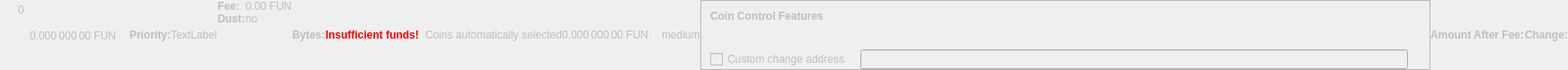
    <widget class="QWidget" name="dummyHideWidget" native="true">
     <property name="enabled">
      <bool>false</bool>
     </property>
     <property name="maximumSize">
      <size>
       <width>100</width>
       <height>22</height>
      </size>
     </property>
     <layout class="QHBoxLayout" name="dummyHideLayout">
      <property name="spacing">
       <number>0</number>
      </property>
      <property name="leftMargin">
       <number>0</number>
      </property>
      <property name="topMargin">
       <number>0</number>
      </property>
      <property name="rightMargin">
       <number>0</number>
      </property>
      <property name="bottomMargin">
       <number>0</number>
      </property>
      <item>
       <layout class="QFormLayout" name="formLayoutCoinControl1">
        <property name="horizontalSpacing">
         <number>10</number>
        </property>
        <property name="verticalSpacing">
         <number>14</number>
        </property>
        <property name="leftMargin">
         <number>10</number>
        </property>
        <property name="topMargin">
         <number>4</number>
        </property>
        <property name="rightMargin">
         <number>6</number>
        </property>
        <item row="0" column="1">
         <widget class="QLabel" name="labelCoinControlBytes">
          <property name="cursor">
           <cursorShape>IBeamCursor</cursorShape>
          </property>
          <property name="contextMenuPolicy">
           <enum>Qt::ActionsContextMenu</enum>
          </property>
          <property name="text">
           <string notr="true">0</string>
          </property>
          <property name="textInteractionFlags">
           <set>Qt::LinksAccessibleByMouse|Qt::TextSelectableByKeyboard|Qt::TextSelectableByMouse</set>
          </property>
         </widget>
        </item>
       </layout>
      </item>
      <item>
       <widget class="QLabel" name="labelCoinControlAfterFee">
        <property name="enabled">
         <bool>false</bool>
        </property>
        <property name="sizePolicy">
         <sizepolicy hsizetype="Fixed" vsizetype="Fixed">
          <horstretch>0</horstretch>
          <verstretch>0</verstretch>
         </sizepolicy>
        </property>
        <property name="minimumSize">
         <size>
          <width>111</width>
          <height>12</height>
         </size>
        </property>
        <property name="maximumSize">
         <size>
          <width>111</width>
          <height>12</height>
         </size>
        </property>
        <property name="cursor">
         <cursorShape>IBeamCursor</cursorShape>
        </property>
        <property name="contextMenuPolicy">
         <enum>Qt::ActionsContextMenu</enum>
        </property>
        <property name="text">
         <string notr="true">0.000 000 00 FUN</string>
        </property>
        <property name="textInteractionFlags">
         <set>Qt::LinksAccessibleByMouse|Qt::TextSelectableByKeyboard|Qt::TextSelectableByMouse</set>
        </property>
       </widget>
      </item>
      <item>
       <widget class="QLabel" name="labelCoinControlPriorityText">
        <property name="enabled">
         <bool>false</bool>
        </property>
        <property name="font">
         <font>
          <weight>75</weight>
          <bold>true</bold>
         </font>
        </property>
        <property name="text">
         <string>Priority:</string>
        </property>
       </widget>
      </item>
      <item>
       <layout class="QHBoxLayout" name="horizontalLayout">
        <item>
         <widget class="QLabel" name="WarningLabel">
          <property name="text">
           <string>TextLabel</string>
          </property>
         </widget>
        </item>
       </layout>
      </item>
      <item>
       <layout class="QFormLayout" name="formLayoutCoinControl3">
        <property name="horizontalSpacing">
         <number>0</number>
        </property>
        <property name="verticalSpacing">
         <number>0</number>
        </property>
        <property name="leftMargin">
         <number>0</number>
        </property>
        <property name="topMargin">
         <number>0</number>
        </property>
        <property name="rightMargin">
         <number>0</number>
        </property>
        <item row="0" column="0">
         <widget class="QLabel" name="labelCoinControlFeeText">
          <property name="enabled">
           <bool>false</bool>
          </property>
          <property name="font">
           <font>
            <weight>75</weight>
            <bold>true</bold>
           </font>
          </property>
          <property name="text">
           <string>Fee:</string>
          </property>
          <property name="margin">
           <number>0</number>
          </property>
         </widget>
        </item>
        <item row="0" column="1">
         <widget class="QLabel" name="labelCoinControlFee">
          <property name="enabled">
           <bool>false</bool>
          </property>
          <property name="cursor">
           <cursorShape>IBeamCursor</cursorShape>
          </property>
          <property name="contextMenuPolicy">
           <enum>Qt::ActionsContextMenu</enum>
          </property>
          <property name="text">
           <string notr="true">0.00 FUN</string>
          </property>
          <property name="textInteractionFlags">
           <set>Qt::LinksAccessibleByMouse|Qt::TextSelectableByKeyboard|Qt::TextSelectableByMouse</set>
          </property>
         </widget>
        </item>
        <item row="1" column="0">
         <widget class="QLabel" name="labelCoinControlLowOutputText">
          <property name="enabled">
           <bool>false</bool>
          </property>
          <property name="font">
           <font>
            <weight>75</weight>
            <bold>true</bold>
           </font>
          </property>
          <property name="text">
           <string>Dust:</string>
          </property>
         </widget>
        </item>
        <item row="1" column="1">
         <widget class="QLabel" name="labelCoinControlLowOutput">
          <property name="enabled">
           <bool>false</bool>
          </property>
          <property name="cursor">
           <cursorShape>IBeamCursor</cursorShape>
          </property>
          <property name="contextMenuPolicy">
           <enum>Qt::ActionsContextMenu</enum>
          </property>
          <property name="text">
           <string>no</string>
          </property>
          <property name="textInteractionFlags">
           <set>Qt::LinksAccessibleByMouse|Qt::TextSelectableByKeyboard|Qt::TextSelectableByMouse</set>
          </property>
         </widget>
        </item>
       </layout>
      </item>
      <item>
       <widget class="QLabel" name="labelCoinControlBytesText">
        <property name="enabled">
         <bool>false</bool>
        </property>
        <property name="font">
         <font>
          <weight>75</weight>
          <bold>true</bold>
         </font>
        </property>
        <property name="text">
         <string>Bytes:</string>
        </property>
       </widget>
      </item>
      <item>
       <layout class="QFormLayout" name="formLayoutCoinControl2">
        <property name="horizontalSpacing">
         <number>0</number>
        </property>
        <property name="verticalSpacing">
         <number>0</number>
        </property>
        <property name="leftMargin">
         <number>0</number>
        </property>
        <property name="topMargin">
         <number>0</number>
        </property>
        <property name="rightMargin">
         <number>0</number>
        </property>
       </layout>
      </item>
      <item>
       <layout class="QHBoxLayout" name="horizontalLayoutCoinControl2">
        <property name="spacing">
         <number>0</number>
        </property>
        <property name="bottomMargin">
         <number>0</number>
        </property>
       </layout>
      </item>
      <item>
       <widget class="QLabel" name="labelCoinControlInsuffFunds">
        <property name="enabled">
         <bool>false</bool>
        </property>
        <property name="minimumSize">
         <size>
          <width>0</width>
          <height>0</height>
         </size>
        </property>
        <property name="font">
         <font>
          <weight>75</weight>
          <bold>true</bold>
         </font>
        </property>
        <property name="styleSheet">
         <string notr="true">color:red;font-weight:bold;</string>
        </property>
        <property name="text">
         <string>Insufficient funds!</string>
        </property>
        <property name="margin">
         <number>5</number>
        </property>
       </widget>
      </item>
      <item>
       <layout class="QFormLayout" name="formLayoutCoinControl4">
        <property name="horizontalSpacing">
         <number>0</number>
        </property>
        <property name="verticalSpacing">
         <number>0</number>
        </property>
        <property name="leftMargin">
         <number>0</number>
        </property>
        <property name="topMargin">
         <number>0</number>
        </property>
        <property name="rightMargin">
         <number>0</number>
        </property>
       </layout>
      </item>
      <item>
       <widget class="QLabel" name="labelCoinControlChangeLabel">
        <property name="enabled">
         <bool>false</bool>
        </property>
        <property name="sizePolicy">
         <sizepolicy hsizetype="Preferred" vsizetype="Expanding">
          <horstretch>0</horstretch>
          <verstretch>0</verstretch>
         </sizepolicy>
        </property>
        <property name="minimumSize">
         <size>
          <width>0</width>
          <height>0</height>
         </size>
        </property>
        <property name="text">
         <string/>
        </property>
        <property name="margin">
         <number>3</number>
        </property>
       </widget>
      </item>
      <item>
       <widget class="QLabel" name="labelCoinControlAutomaticallySelected">
        <property name="enabled">
         <bool>false</bool>
        </property>
        <property name="sizePolicy">
         <sizepolicy hsizetype="Fixed" vsizetype="Fixed">
          <horstretch>0</horstretch>
          <verstretch>0</verstretch>
         </sizepolicy>
        </property>
        <property name="minimumSize">
         <size>
          <width>0</width>
          <height>0</height>
         </size>
        </property>
        <property name="maximumSize">
         <size>
          <width>240</width>
          <height>16777215</height>
         </size>
        </property>
        <property name="text">
         <string>Coins automatically selected</string>
        </property>
        <property name="margin">
         <number>5</number>
        </property>
       </widget>
      </item>
      <item>
       <widget class="QLabel" name="labelCoinControlChange">
        <property name="enabled">
         <bool>false</bool>
        </property>
        <property name="sizePolicy">
         <sizepolicy hsizetype="Fixed" vsizetype="Fixed">
          <horstretch>0</horstretch>
          <verstretch>0</verstretch>
         </sizepolicy>
        </property>
        <property name="minimumSize">
         <size>
          <width>111</width>
          <height>0</height>
         </size>
        </property>
        <property name="maximumSize">
         <size>
          <width>111</width>
          <height>16777215</height>
         </size>
        </property>
        <property name="cursor">
         <cursorShape>IBeamCursor</cursorShape>
        </property>
        <property name="contextMenuPolicy">
         <enum>Qt::ActionsContextMenu</enum>
        </property>
        <property name="text">
         <string notr="true">0.000 000 00 FUN</string>
        </property>
        <property name="textInteractionFlags">
         <set>Qt::LinksAccessibleByMouse|Qt::TextSelectableByKeyboard|Qt::TextSelectableByMouse</set>
        </property>
       </widget>
      </item>
      <item>
       <widget class="QLabel" name="labelCoinControlPriority">
        <property name="enabled">
         <bool>false</bool>
        </property>
        <property name="cursor">
         <cursorShape>IBeamCursor</cursorShape>
        </property>
        <property name="contextMenuPolicy">
         <enum>Qt::ActionsContextMenu</enum>
        </property>
        <property name="text">
         <string>medium</string>
        </property>
        <property name="textInteractionFlags">
         <set>Qt::LinksAccessibleByMouse|Qt::TextSelectableByKeyboard|Qt::TextSelectableByMouse</set>
        </property>
       </widget>
      </item>
      <item>
       <widget class="QFrame" name="frameCoinControl">
        <property name="sizePolicy">
         <sizepolicy hsizetype="Expanding" vsizetype="Expanding">
          <horstretch>0</horstretch>
          <verstretch>0</verstretch>
         </sizepolicy>
        </property>
        <property name="maximumSize">
         <size>
          <width>16777215</width>
          <height>16777215</height>
         </size>
        </property>
        <property name="frameShape">
         <enum>QFrame::StyledPanel</enum>
        </property>
        <property name="frameShadow">
         <enum>QFrame::Sunken</enum>
        </property>
        <layout class="QVBoxLayout" name="verticalLayoutCoinControl2_2">
         <property name="spacing">
          <number>0</number>
         </property>
         <property name="leftMargin">
          <number>0</number>
         </property>
         <property name="topMargin">
          <number>0</number>
         </property>
         <property name="rightMargin">
          <number>0</number>
         </property>
         <property name="bottomMargin">
          <number>0</number>
         </property>
         <item>
          <layout class="QVBoxLayout" name="verticalLayoutCoinControl" stretch="0,0,0,1">
           <property name="spacing">
            <number>0</number>
           </property>
           <property name="leftMargin">
            <number>10</number>
           </property>
           <property name="topMargin">
            <number>10</number>
           </property>
           <item>
            <layout class="QHBoxLayout" name="horizontalLayoutCoinControl1">
             <property name="bottomMargin">
              <number>15</number>
             </property>
             <item>
              <widget class="QLabel" name="labelCoinControlFeatures">
               <property name="enabled">
                <bool>false</bool>
               </property>
               <property name="sizePolicy">
                <sizepolicy hsizetype="Preferred" vsizetype="Maximum">
                 <horstretch>0</horstretch>
                 <verstretch>0</verstretch>
                </sizepolicy>
               </property>
               <property name="font">
                <font>
                 <weight>75</weight>
                 <bold>true</bold>
                </font>
               </property>
               <property name="styleSheet">
                <string notr="true">font-weight:bold;</string>
               </property>
               <property name="text">
                <string>Coin Control Features</string>
               </property>
              </widget>
             </item>
            </layout>
           </item>
           <item>
            <widget class="QWidget" name="widgetCoinControl" native="true">
             <property name="sizePolicy">
              <sizepolicy hsizetype="Preferred" vsizetype="Preferred">
               <horstretch>0</horstretch>
               <verstretch>0</verstretch>
              </sizepolicy>
             </property>
             <property name="minimumSize">
              <size>
               <width>0</width>
               <height>0</height>
              </size>
             </property>
             <property name="styleSheet">
              <string notr="true"/>
             </property>
             <layout class="QHBoxLayout" name="horizontalLayoutCoinControl5_2">
              <property name="leftMargin">
               <number>0</number>
              </property>
              <property name="topMargin">
               <number>0</number>
              </property>
              <property name="rightMargin">
               <number>0</number>
              </property>
              <property name="bottomMargin">
               <number>0</number>
              </property>
              <item>
               <layout class="QHBoxLayout" name="horizontalLayoutCoinControl3">
                <property name="spacing">
                 <number>20</number>
                </property>
                <property name="topMargin">
                 <number>0</number>
                </property>
                <property name="bottomMargin">
                 <number>10</number>
                </property>
               </layout>
              </item>
             </layout>
            </widget>
           </item>
           <item>
            <layout class="QHBoxLayout" name="horizontalLayoutCoinControl4" stretch="0,0,0">
             <property name="spacing">
              <number>12</number>
             </property>
             <property name="sizeConstraint">
              <enum>QLayout::SetDefaultConstraint</enum>
             </property>
             <property name="topMargin">
              <number>5</number>
             </property>
             <property name="rightMargin">
              <number>5</number>
             </property>
             <item>
              <widget class="QCheckBox" name="checkBoxCoinControlChange">
               <property name="enabled">
                <bool>false</bool>
               </property>
               <property name="toolTip">
                <string>If this is activated, but the change address is empty or invalid, change will be sent to a newly generated address.</string>
               </property>
               <property name="text">
                <string>Custom change address</string>
               </property>
              </widget>
             </item>
             <item>
              <widget class="QValidatedLineEdit" name="lineEditCoinControlChange">
               <property name="enabled">
                <bool>false</bool>
               </property>
               <property name="sizePolicy">
                <sizepolicy hsizetype="Expanding" vsizetype="Fixed">
                 <horstretch>0</horstretch>
                 <verstretch>0</verstretch>
                </sizepolicy>
               </property>
              </widget>
             </item>
             <item>
              <widget class="QLabel" name="labelCoinControlChangeLabel_2">
               <property name="sizePolicy">
                <sizepolicy hsizetype="Preferred" vsizetype="Expanding">
                 <horstretch>0</horstretch>
                 <verstretch>0</verstretch>
                </sizepolicy>
               </property>
               <property name="minimumSize">
                <size>
                 <width>0</width>
                 <height>0</height>
                </size>
               </property>
               <property name="text">
                <string/>
               </property>
               <property name="margin">
                <number>3</number>
               </property>
              </widget>
             </item>
            </layout>
           </item>
           <item>
            <spacer name="verticalSpacerCoinControl">
             <property name="orientation">
              <enum>Qt::Vertical</enum>
             </property>
             <property name="sizeHint" stdset="0">
              <size>
               <width>800</width>
               <height>1</height>
              </size>
             </property>
            </spacer>
           </item>
          </layout>
         </item>
        </layout>
       </widget>
      </item>
      <item>
       <widget class="QLabel" name="labelCoinControlAfterFeeText">
        <property name="enabled">
         <bool>false</bool>
        </property>
        <property name="minimumSize">
         <size>
          <width>0</width>
          <height>0</height>
         </size>
        </property>
        <property name="maximumSize">
         <size>
          <width>16777215</width>
          <height>16777215</height>
         </size>
        </property>
        <property name="font">
         <font>
          <weight>75</weight>
          <bold>true</bold>
         </font>
        </property>
        <property name="text">
         <string>Amount After Fee:</string>
        </property>
        <property name="alignment">
         <set>Qt::AlignLeading|Qt::AlignLeft|Qt::AlignVCenter</set>
        </property>
        <property name="margin">
         <number>0</number>
        </property>
       </widget>
      </item>
      <item>
       <widget class="QLabel" name="labelCoinControlChangeText">
        <property name="enabled">
         <bool>false</bool>
        </property>
        <property name="sizePolicy">
         <sizepolicy hsizetype="Preferred" vsizetype="Preferred">
          <horstretch>0</horstretch>
          <verstretch>0</verstretch>
         </sizepolicy>
        </property>
        <property name="minimumSize">
         <size>
          <width>0</width>
          <height>0</height>
         </size>
        </property>
        <property name="maximumSize">
         <size>
          <width>16777215</width>
          <height>16777215</height>
         </size>
        </property>
        <property name="font">
         <font>
          <weight>75</weight>
          <bold>true</bold>
         </font>
        </property>
        <property name="text">
         <string>Change:</string>
        </property>
        <property name="alignment">
         <set>Qt::AlignLeading|Qt::AlignLeft|Qt::AlignVCenter</set>
        </property>
       </widget>
      </item>
     </layout>
    </widget>
